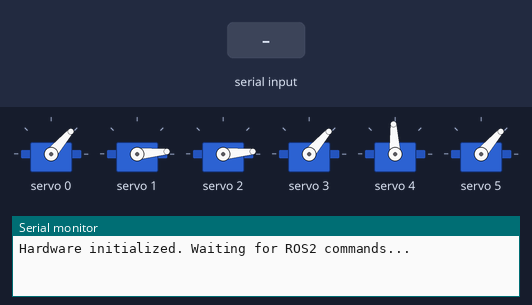
A sketch run on a simulated ESP32. Shown: 6 × servo, the last lines printed to the serial monitor. The inputs (shaded band) are chosen by the test bench.

Above: at 1.3 s.
1.4 s: "90,45,200\n" received over Serial
At 2.1 s:
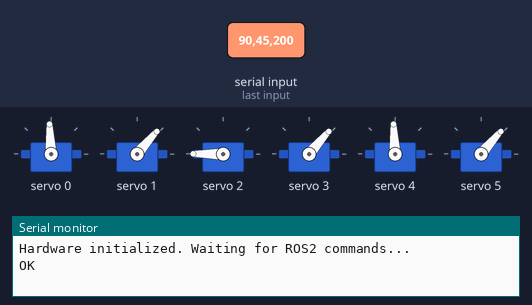
2.9 s: "30,150,10\n" received over Serial
At 3.2 s:
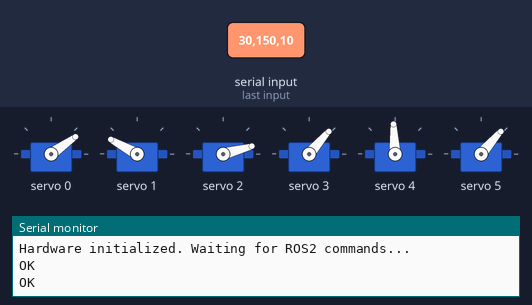
4.4 s: "90,45\n" received over Serial
At 5.6 s:
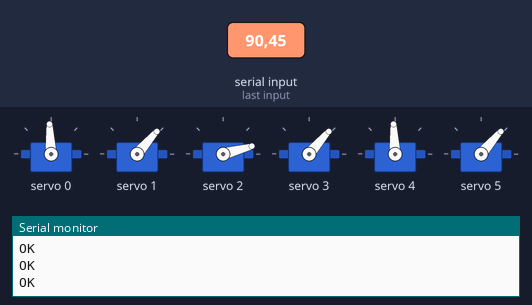
5.9 s: "5\n" received over Serial
At 6.7 s:
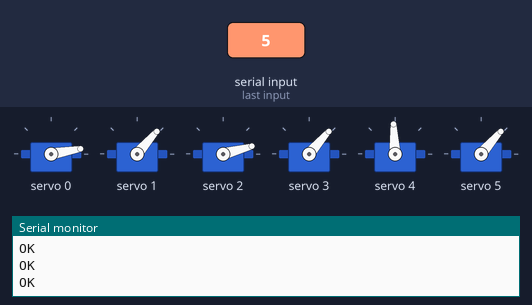
7.4 s: "200\n" received over Serial
At 7.8 s:
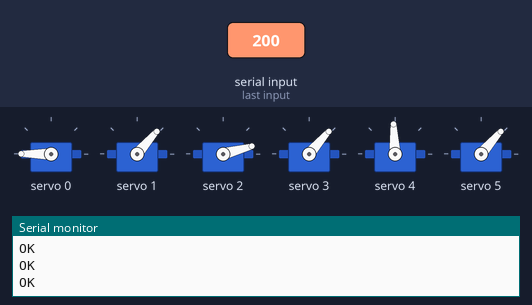
8.9 s: "1,90\n" received over Serial
At 10.2 s:
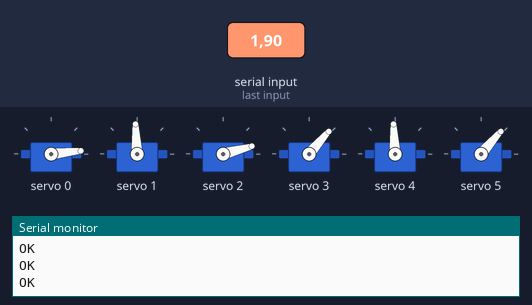
Timing chart, 0 to 11.4 s (numbered marks = the images above; inputs shaded):
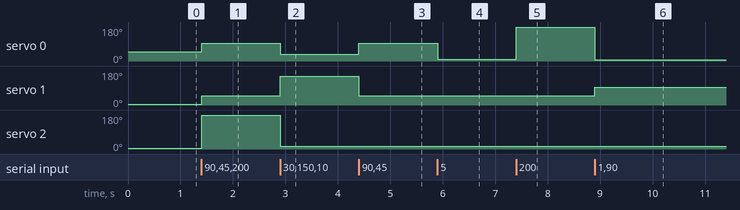

Measured:
- after the input at 1.4 s, servo 0: 49° → 93° at once; servo 1: 5° → 49° at once; servo 2: 5° → 180° at once
- after the input at 2.9 s, servo 0: 93° → 35° at once; servo 1: 49° → 151° at once; servo 2: 180° → 15° at once
- after the input at 4.4 s, servo 0: 35° → 93° at once; servo 1: 151° → 49° at once
- after the input at 5.9 s, servo 0: 93° → 10° at once
- after the input at 7.4 s, servo 0: 10° → 180° at once
- after the input at 8.9 s, servo 0: 180° → 6° at once; servo 1: 49° → 93° at once

The sketch:

firmware.ino
```cpp
#include <Wire.h>
#include <Adafruit_PWMServoDriver.h>

// Initialize PCA9685 at default I2C address 0x40
Adafruit_PWMServoDriver pwm = Adafruit_PWMServoDriver(0x40);

// Servo timing parameters (may need physical calibration for your MG996R/SG90 servos)
#define SERVOMIN  150 // This is the 'minimum' pulse length count (out of 4096)
#define SERVOMAX  600 // This is the 'maximum' pulse length count (out of 4096)
#define USMIN  600 // This is the rounded 'minimum' microsecond length
#define USMAX  2400 // This is the rounded 'maximum' microsecond length
#define SERVO_FREQ 50 // Analog servos run at ~50 Hz updates

// Buffer for parsing serial commands
const int MAX_JOINTS = 6;
int servo_targets[MAX_JOINTS] = {45, 0, 0, 45, 90, 45}; // Calibrated Home positions in degrees

void setup() {
  Serial.begin(115200);
  delay(150); // Allow USB serial to settle without blocking command loop

  // Explicitly set ESP32 default I2C pins (SDA=21, SCL=22)
  Wire.begin(21, 22);

  pwm.begin();
  pwm.setOscillatorFrequency(27000000);
  pwm.setPWMFreq(SERVO_FREQ);
  delay(10);

  // Set initial default positions
  for(int i = 0; i < MAX_JOINTS; i++) {
    writeServoAngle(i, servo_targets[i]);
  }
  Serial.println("Hardware initialized. Waiting for ROS2 commands...");
}

void loop() {
  // Simple protocol definition: <J0>,<J1>,<J2>,<J3>,<J4>,<J5>\n
  if (Serial.available() > 0) {
    String data = Serial.readStringUntil('\n');
    parseAndExecuteCommand(data);
  }
}

// Function to safely map degrees to PCA9685 microsecond pulses
void writeServoAngle(uint8_t n, double angle) {
  // Constrain to typical servo bounds
  if(angle < 0) angle = 0;
  if(angle > 180) angle = 180;

  // Map angle (0 - 180) to pulse width length (USMIN - USMAX)
  double pulselength = map(angle, 0, 180, USMIN, USMAX);
  pwm.writeMicroseconds(n, pulselength);
}

void parseAndExecuteCommand(String command) {
  int splitIndex = 0;
  int j = 0;

  // Parse command separated by commas
  while (j < MAX_JOINTS && command.length() > 0) {
    splitIndex = command.indexOf(',');
    if (splitIndex == -1) {
      servo_targets[j] = command.toInt();
      command = "";
    } else {
      servo_targets[j] = command.substring(0, splitIndex).toInt();
      command = command.substring(splitIndex + 1);
    }

    // Apply angle to PCA9685
    writeServoAngle(j, servo_targets[j]);
    j++;
  }

  // Echo back for verification (optional)
  Serial.println("OK");
}
```
